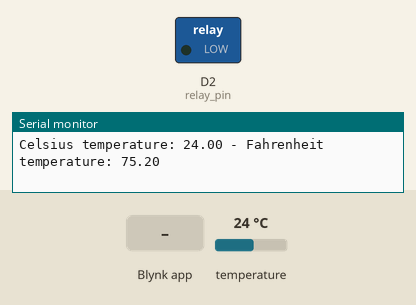
Bench run of a sketch on a simulated ESP8266 (NodeMCU). On the bench: switched loads named in the sketch (green lamp = pin HIGH), the last lines printed to the serial monitor. The test bench sets the inputs (shaded band); at power-on: temperature 24 °C. WiFi joins after 1.5 s; servers stay silent unless stated.

Above: at 3.0 s.
3.1 s: Blynk app writes 0 to V3
At 4.3 s:
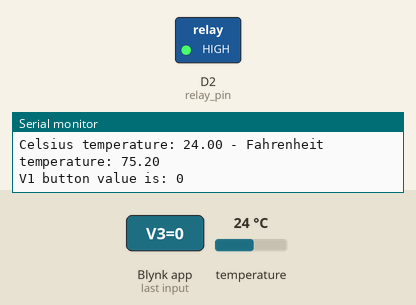
Timing chart, 0 to 6.1 s (numbered marks = the images above; inputs shaded):
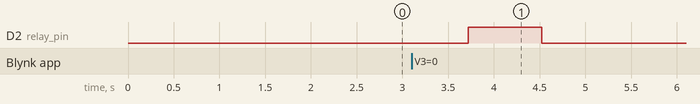

Measured:
- after the input at 3.1 s, D2 (relay_pin): LOW → HIGH after 0.62 s, → LOW 0.80 s later

The sketch:

Code.ino
```cpp
#define BLYNK_TEMPLATE_ID "Your TEMPLATE_ID"
#define BLYNK_TEMPLATE_NAME "YOUR TEMPLATE_NAME"
#define BLYNK_AUTH_TOKEN "Your Auth Token"

// Your WiFi credentials.
// Set password to "" for open networks.


#define BLYNK_PRINT Serial

#include <ESP8266WiFi.h>
#include <WiFiClient.h>
#include <BlynkSimpleEsp8266.h>
#include <OneWire.h>
#include <DallasTemperature.h>

//relay
#define relay_pin D2
bool relayState = false;
int buttonState = 0;
#define DS18B20 D8    //Connect to GPIO2 pin
OneWire ourWire(DS18B20);
DallasTemperature sensor(&ourWire);

char auth[] = BLYNK_AUTH_TOKEN;


char ssid[] = "Your WiFi Name";
char pass[] = "WiFi Passwod";

BlynkTimer timer;


void sendSensor()
{
  // Request temperature to all devices on the data line
  sensor.requestTemperatures();

  Serial.print("Celsius temperature: ");
  //We can connect more than one IC on the same data wire. 0 refers to the first IC on the wire
  Serial.print(sensor.getTempCByIndex(0));
  Serial.print(" - Fahrenheit temperature: ");
  Serial.println(sensor.getTempFByIndex(0));
  int tempC=sensor.getTempCByIndex(0);
  int tempF=sensor.getTempFByIndex(0);


  if(tempC<100){
    digitalWrite(relay_pin, LOW);     //on
  }
  else{
     digitalWrite(relay_pin, HIGH);    //off
  }


  delay(500);

  // You can send any value at any time.
  // Please don't send more that 10 values per second.
    Blynk.virtualWrite(V0, tempC);
    Blynk.virtualWrite(V1, tempF);
    Blynk.virtualWrite(V3, buttonState);
    delay(500);
}


BLYNK_WRITE(V3) // this command is listening when something is written to V1
{
  buttonState = param.asInt(); // assigning incoming value from pin V1 to a variable

  if (buttonState == 1){
   digitalWrite(relay_pin, LOW);
  } else if (buttonState == 0) {
   digitalWrite(relay_pin, HIGH);
  }

  Serial.print("V1 button value is: "); // printing value to serial monitor
  Serial.println(buttonState);
}


void setup()
{

  Serial.begin(9600);
  sensor.begin();
  pinMode(relay_pin , OUTPUT);

  Blynk.begin(auth, ssid, pass);
  timer.setInterval(100L, sendSensor);

  }

void loop()
{
  Blynk.run();
  timer.run();

 }
```
